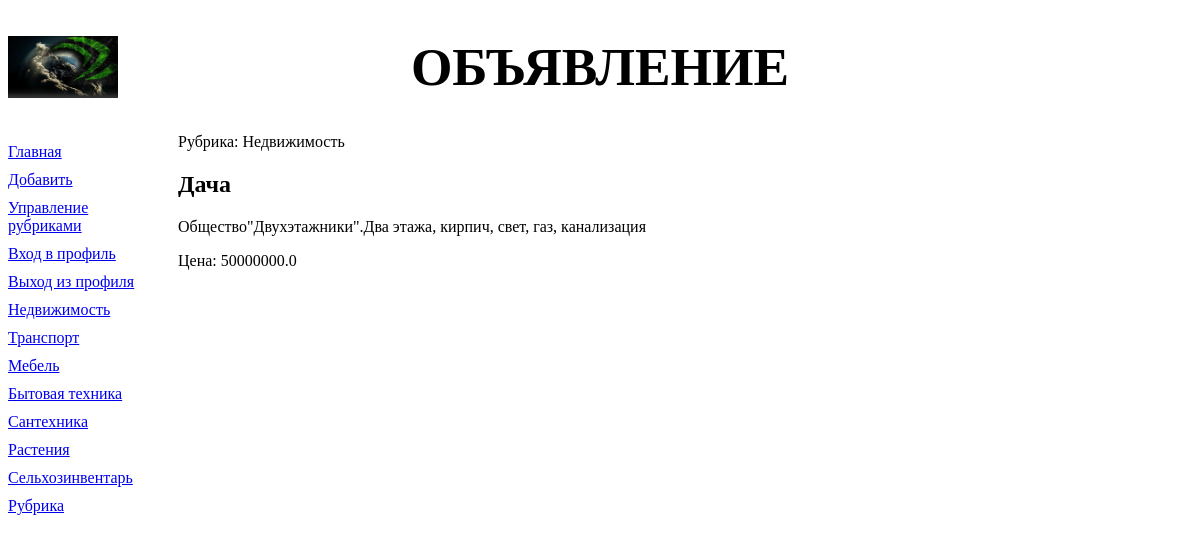
The app's page /bboard/detail/2/ with its own data.
### bboard/models.py (models this page shows, shortened)
class Rubric(models.Model):
    name = models.CharField(max_length=20, db_index=True, verbose_name='Название')
    order = models.SmallIntegerField(default=0, db_index=True)
    objects = RubricManager()
    class Meta:
        verbose_name_plural = 'Рубрики'
        verbose_name = 'Рубрика'
        ordering = ['order', 'name']

class Bb(models.Model):
    title = models.CharField(max_length=50, verbose_name='Товар')
    content = models.TextField(null=True, blank=True, verbose_name='Описание')
    price = models.FloatField(null=True, blank=True, verbose_name='Цена')
    published = models.DateTimeField(auto_now_add=True, db_index=True, verbose_name='Опубликованно')
    rubric = models.ForeignKey('Rubric', null=True, on_delete=models.PROTECT, verbose_name='Рубрика')
    objects = models.Manager()
    revers = BbManager()
    def title_and_price(self):
        if self.price:
            return '%s (%.2f)' % (self.title, self.price)
        else:
            return self.title
    title_and_price.short_description = 'Название и цена'
    class Meta:
        verbose_name_plural = 'Объявления'
        verbose_name = 'Объявление'
        ordering = ['-published']

### bboard/views.py (the view)
class BbDetailView(DetailView):
    model = Bb
    def get_context_data(self, *args, **kwargs):
        context = super().get_context_data(*args, **kwargs)
        context['rubrics'] = Rubric.objects.all()
        return context

### bboard/models.py (called while the page is built)
    def get_queryset(self):
        return RubricQuerySet(self.model, using=self._db)

### bboard/templates/bboard/bb_detail.html (shortened to what this page needs)
{% extends "layout/basic.html" %}
{% block content %}
<p>Рубрика: {{ bb.rubric.name }}</p>
<h2>{{ bb.title }}</h2>
<p>{{ bb.content }}</p>
<p>Цена: {{ bb.price }}</p>
{% endblock %}

### bboard/templates/layout/basic.html (shortened to what this page needs)
{% load static %}
<!DOCTYPE html>
<html>
	<head>
		<link rel="stylesheet" type="text/css" href="{% static 'bboard/style.css' %}">
	</head>
	<body>
		<header>
			<h1>Объявление</h1>
		</header>
		<nav>
			<a href="{% url 'index' %}">Главная</a>
			<a href="{% url 'add' %}">Добавить</a>
			<a href="{% url 'rubrics' %}">Управление рубриками</a>
			<a href="{% url 'login' %}">Вход в профиль</a>
			<a href="{% url 'logout' %}">Выход из профиля</a>
			{% for rubric in rubrics %}
			<a href="{% url 'by_rubric' rubric.pk %}">{{ rubric.name }}</a>
			{% endfor %}
		</nav>
		<section>
		{% block content %}
		{% endblock %}
		</section>
	</body>
</html>

### bboard/static/bboard/style.css (style rules this page uses)
header h1 { font-size: 40pt; text-transform : uppercase; text-align: center; background: url("bg.jpg") left / auto 100% no-repeat; }
nav { font-size: : 16pt; width: 150px; float: left; }
nav a { display: block; margin: 10px 0px; }
section { margin-left: 170px; }

### records on screen
Rubric: name "Недвижимость"
Rubric: name "Транспорт"
Rubric: name "Мебель"
Rubric: name "Бытовая техника"
Rubric: name "Сантехника"
Rubric: name "Растения"
Rubric: name "Сельхозинвентарь"
Rubric: name "Рубрика"
Bb: rubric.name "Недвижимость", title "Дача", content "Общество\"Двухэтажники\".Два этажа, кирпич, свет, газ, канализация", price "50000000.0"
